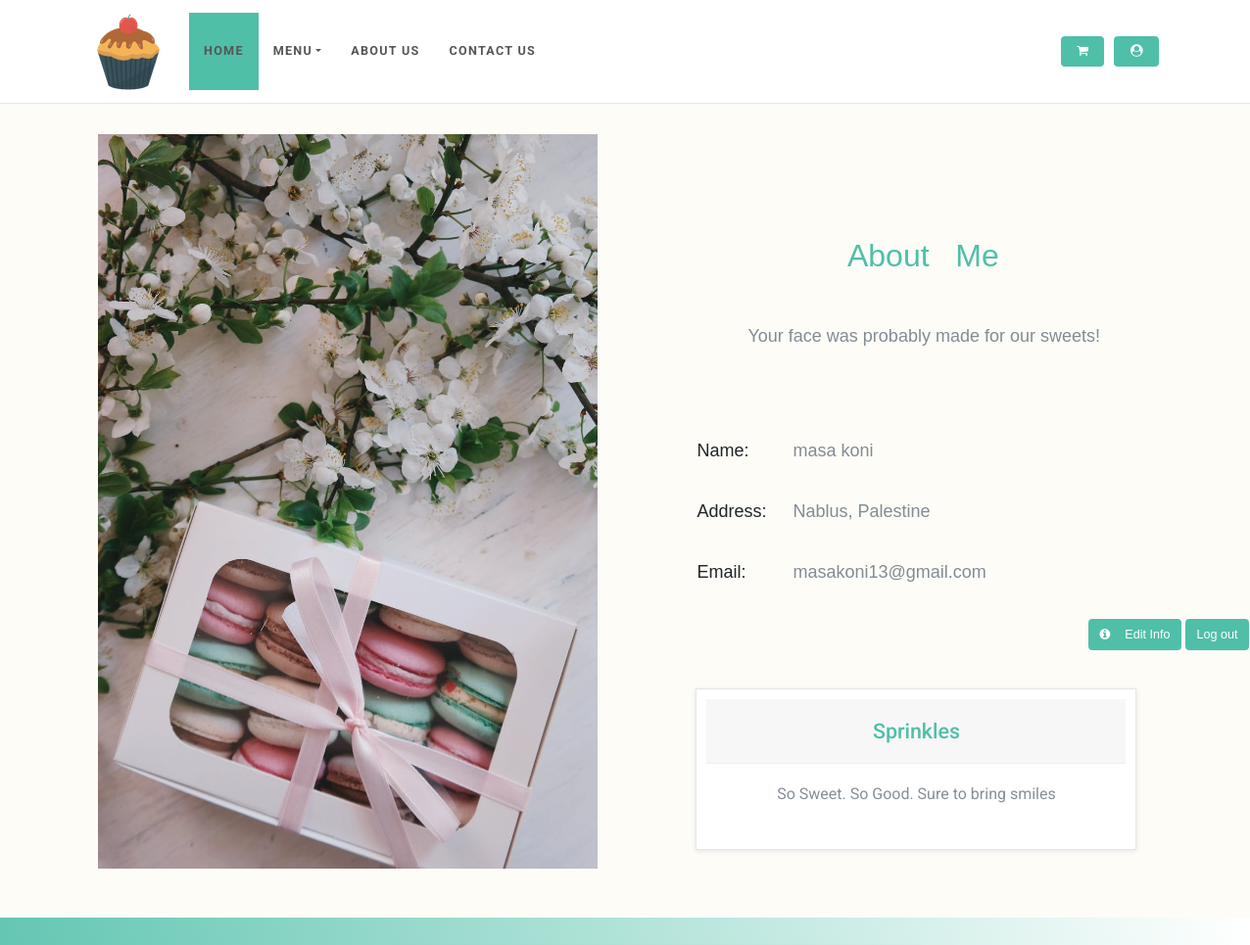
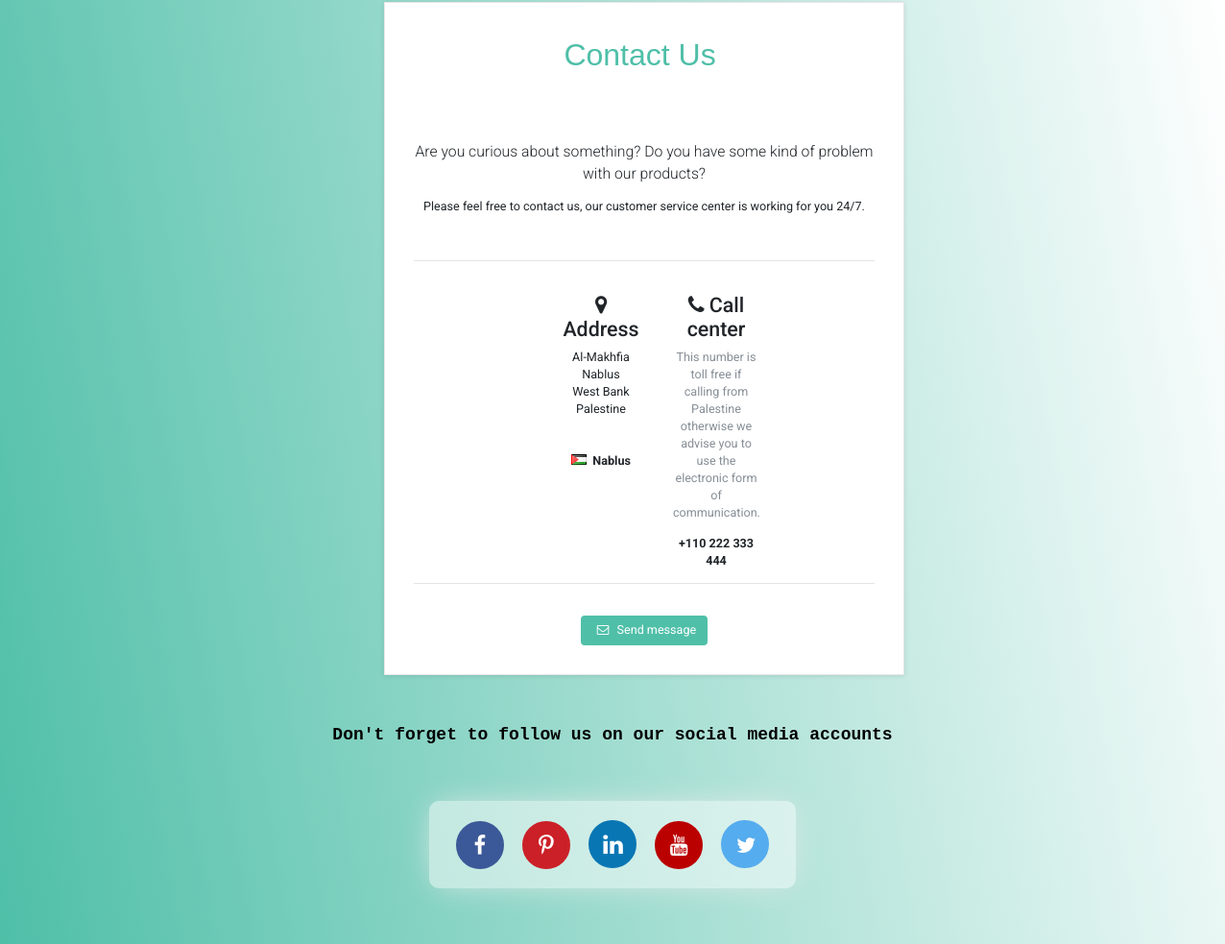
The page /Main/Acc.php (signed in) on the database its author committed (2 pictures, top to bottom).
### tables this page shows
CREATE TABLE `customer` (
  `Cid` int(10) NOT NULL,
  `Fname` varchar(20) NOT NULL,
  `Lname` varchar(20) NOT NULL,
  `password` varchar(50) NOT NULL,
  `email` varchar(30) NOT NULL,
  `address` varchar(30) NOT NULL
);

### Main/Acc.php (the view, shortened to what this page needs)
<?php
if($_SESSION['isLoggedIn'] == 0 ){
    header("Location: logIn.php");
}
else
    {
$email = $_COOKIE['email'];
$conn = mysqli_connect("localhost","root","","sprinkles");
if (mysqli_connect_error())
{
    echo "Can't connect to database" ;
    die();
}
else
{
    $strQry ="SELECT * FROM `customer` WHERE `email`= '$email'";
    $res= $conn->query($strQry);
    $row = mysqli_fetch_assoc($res);
}
if(isset($_POST['action']))
{
    $namef=$_POST['fname'];
    $namel=$_POST['lname'];
    $pass=$_POST['Pass'];
    $addr=$_POST['addr'];
    $str ="UPDATE customer SET Fname = '$namef', Lname= '$namel',password='$pass' , address= '$addr' WHERE email = '$email' ";
    $res= $conn->query($str);
}}
?>
<!DOCTYPE html>
<html lang="en">
<head>
    <link rel="stylesheet" href="https://cdnjs.cloudflare.com/ajax/libs/semantic-ui/2.4.1/semantic.min.css">
    <link rel="stylesheet" href="https://cdnjs.cloudflare.com/ajax/libs/font-awesome/4.7.0/css/font-awesome.min.css">
    <link rel="stylesheet" href="styles sheets/disc.css">
    <link rel="stylesheet"  href="index.css">
    <link rel="stylesheet" href="https://cdnjs.cloudflare.com/ajax/libs/semantic-ui/2.2.13/semantic.min.css">
    <link rel="stylesheet" href="vendor/bootstrap/css/bootstrap.min.css">
    <link rel="stylesheet" href="https://cdnjs.cloudflare.com/ajax/libs/font-awesome/4.7.0/css/font-awesome.min.css">
    <link rel="stylesheet" href="vendor/font-awesome/css/font-awesome.min.css">
    <link rel="stylesheet" type="text/css" href="index.css">
    <link rel="stylesheet" href="styles%20sheets/style.default.css" id="theme-stylesheet">
</head>
<body style="background-color: #FDFCF7;">
<header class="header mb-5">
    <nav class="navbar navbar-expand-lg">
        <div class="container">
            <a onclick="window.location.href='index.php'" class="navbar-brand home">
                <img src="images/cupcake-icon-small.png" alt="logo" class="d-none d-md-inline-block" >
            </a>
            <div id="navigation" class="collapse navbar-collapse">
                <ul class="navbar-nav mr-auto">
                    <li class="nav-item">
                        <a onclick="window.location.href='index.php'" class="nav-link active">Home</a>
                    </li>
                    <li class="nav-item dropdown menu-large">
                        <a href="#" data-toggle="dropdown" data-hover="dropdown" data-delay="200" class="dropdown-toggle nav-link">Menu<b class="caret"></b></a>
                    </li>
                    <li class="nav-item dropdown menu-large">
                        <a href="#aboutUs" data-delay="200" class="nav-link">About Us<b class="caret"></b></a>
                    </li>
                    <li class="nav-item dropdown menu-large">
                        <a href="#contact" data-delay="200" class="nav-link">Contact Us<b class="caret"></b></a>
                    </li>
                </ul>
                <div class="navbar-buttons d-flex justify-content-end">
                    <div id="basket-overview" class="navbar-collapse collapse d-none d-lg-block">
                        <a href="http://localhost/webProgramming/project/cart.php" class="btn btn-primary navbar-btn">
                            <i class="fa fa-shopping-cart"></i>
                        </a>
                    </div>
                    <div id="profile" class="navbar-collapse collapse d-none d-lg-block">
                        <a onclick="window.location.href ='Acc.php';" class="btn btn-primary navbar-btn">
                            <i class="fa fa-user-circle"></i>
                        </a>
                    </div>
                </div>
            </div>
        </div>
    </nav>
</header>
<div style="padding-bottom: 50px ;padding-top: 50px;   margin: auto;" onload="Acc.php">
    <div class="flex-container" >
        <img src="images/account.jpeg" style="height: 750px; width: 600px; margin-left: 100px; object-fit: cover">
        <div>
            <pre class="menuTit" id="aboutUs" style="margin-top: 100px;">   About   Me   </pre>
            <p class="slogans"> Your face was probably made for our sweets! </p>
            <table >
                <tr>
                    <td>
                        <pre class="names"  style="text-align: left; font-size: large">Name: </pre>
                        <br>
                    </td>
                    <td>
                        <pre class="names" style="text-align: left; color: #838c93; font-size: large"><?php echo $row['Fname'].' '.$row['Lname']?></pre>
                        <br>
                    </td>
                </tr>
                <tr>
                    <td>
                        <pre class="names" style="text-align: left; font-size: large">Address:     </pre>
                        <br>
                    </td>
                    <td>
                        <pre class="names" style="text-align: left;  color: #838c93; font-size: large"><?php echo $row['address']?></pre>
                        <br>
                    </td>
                </tr>
                <tr>
                    <td>
                        <pre class="names" style="text-align: left; font-size: large">Email: </pre>
                        <br>
                    </td>
                    <td>
                        <pre class="names" style="text-align: left;  color: #838c93; font-size: large"><?php echo $row['email']?></pre>
                        <br>
                    </td>
                </tr>
            </table>
            <table style="margin-left: 400px">
                <tr>
                    <td>
                        <button type="button" class="btn btn-primary" style="padding-left: 5px" id="add_button"
                                data-toggle="modal" data-target="#userModal">
                            <i class="fa fa-info-circle" style="padding-right: 10px"></i>Edit Info
                        </button>
                    </td>
                    <td></td>
                    <td>
                        <button type="button" class="btn btn-primary">
                            <a href="log_out.php" style="color: white">Log out</a>
                        </button>
                    </td>
                </tr>
            </table>
            <br><br>
            <div class="col-lg-3" style="padding-left: 100px;">
                <div id="order-summary" class="box" style="width: 450px;">
                    <div class="box-header">
                        <h3 class="mb-0" style="color: #4fbfa8;"> Sprinkles</h3>
                    </div>
                    <p class="text-muted" style="font-size: 16px">So Sweet. So Good. Sure to bring smiles</p>
                </div>
            </div>
        </div>
    </div>
</div>
<div class="social-media-container">
    <div class="col-lg-9" style="padding-left: 400px;">
        <div id="contact" class="box">
            <pre class="menuTit">Contact Us </pre>
            <p class="lead">Are you curious about something? Do you have some kind of problem with our products?</p>
            <p>Please feel free to contact us, our customer service center is working for you 24/7.</p>
            <br>
            <hr>
            <br>
            <div class="row" style="padding-left: 150px;">
                <div class="col-md-4">
                    <h3><i class="fa fa-map-marker"></i>Address</h3>
                    <p>Al-Makhfia<br>Nablus<br>West Bank<br>Palestine<br><br><br><strong><i class="ps flag"></i>Nablus</strong></p>
                </div>
                <div class="col-md-4">
                    <h3><i class="fa fa-phone"></i> Call center</h3>
                    <p class="text-muted">This number is toll free if calling from Palestine otherwise we advise you to use the electronic form of communication.</p>
                    <p><strong>+110 222 333 444</strong></p>
                </div>
            </div>
            <hr>
            <br>
            <div class="col-md-12 text-center">
                <button type="submit" class="btn btn-primary">
                    <a  href = "mailto: Sprinkles.info@gmail.com"?subject=Mail from Our Site style="color: #FFFFFF">
                        <i class="fa fa-envelope-o" style="color: #FFFFFF"></i> Send message
                    </a>
                </button>
            </div>
        </div>
    </div>
    <p class="follow-p">Don't forget to follow us on our social media accounts<br><br></p>
    <div class="social-buttons">
        <a href="http://www.facebook.com" target="blank" class="social-margin">
            <div class="social-icon facebook">
                <i class="fa fa-facebook" aria-hidden="true"></i>
            </div>
        </a>
        <a href="https://pinterest.com/" target="blank" class="social-margin">
            <div class="social-icon pinterest">
                <i class="fa fa-pinterest-p" aria-hidden="true"></i>
            </div>
        </a>
        <a href="http://linkedin.com/" target="blank" class="social-margin">
            <div class="social-icon linkedin">
                <i class="fa fa-linkedin" aria-hidden="true"></i>
            </div>
        </a>
        <a href="http://youtube.com/" target="blank" class="social-margin">
            <div class="social-icon youtube">
                <i class="fa fa-youtube" aria-hidden="true"></i>
            </div>
        </a>
        <a href="http://twitter.com/" target="blank" class="social-margin">
            <div class="social-icon twitter">
                <i class="fa fa-twitter" aria-hidden="true"></i>
            </div>
        </a>
    </div>
    <br><br><br>
</div>
</body>
</html>

### Main/index.css (style rules this page uses)
.menuTit { font-family: 'Trebuchet MS', 'Lucida Sans Unicode', 'Lucida Grande', 'Lucida Sans', Arial, sans-serif; font-size: xx-large; color: #333; color: #4fbfa8; text-align: center; font-variant-caps: titling-caps; height: 100px; }
.names { text-align: center; font-family: 'Trebuchet MS', 'Lucida Sans Unicode', 'Lucida Grande', 'Lucida Sans', Arial, sans-serif; font-size: medium; }
html, body { margin: 0; height: 100%; font-family: 'Montserrat', sans-serif; }
.social-media-container { padding-top: 30px; min-height: 50%; text-align: center; background: -webkit-linear-gradient(-100deg, #ffffff, #4fbfa8); background: -o-linear-gradient(-100deg, #ffffff, #4fbfa8); background: -moz-linear-gradient(-100deg, #ffffff, #4fbfa8); background: linear-gradient(-100deg, #ffffff, #4fbfa8); }
.social-buttons { display: inline-block; background: rgba(256, 256, 256, 0.5); padding: 20px; padding-bottom: 5px; border-radius: 10px; text-align: center; margin: 20px 10px; box-shadow: 0px 0px 32px -7px #ebebeb; margin-top: 15px; }
.follow-p { text-align: center; color: black; font-size: 18px; font-family: 'Courier New', Courier, monospace; font-weight: bold; margin-top: 50px; }
.social-margin { margin-right: 8px; margin-left: 8px; }
a, a:hover, a:focus, a:active { text-decoration: none; }
.social-icon { margin-bottom: 15px; box-sizing: border-box; -moz-border-radius: 138px; -webkit-border-radius: 138px; border-radius: 138px; border: 5px solid; text-align: center; width: 50px; height: 50px; display: inline-block; line-height: 1px; padding-top: 11px; transition: all 0.5s; }
.facebook { font-size: 22px; padding-top: 9px; border-color: #3b5998; background-color: #3b5998; color: #ffffff; }
.twitter { font-size: 22px; padding-top: 10px; padding-left: 2px; border-color: #55acee; background-color: #55acee; color: #ffffff; }
.linkedin { font-size: 24px; padding-top: 8px; padding-left: 1px; background-color: #0976b4; color: #ffffff; border-color: #0976b4; }
.pinterest { font-size: 22px; padding-top: 9px; background-color: #cb2027; color: #ffffff; border-color: #cb2027; }
.youtube { font-size: 22px; padding-top: 9px; padding-left: 0px; background-color: #bb0000; color: #ffffff; border-color: #bb0000; }
.navbar { border-bottom: 1px solid #e6e6e6; background-color: #fff; }
.navbar .navbar-nav>.nav-item>.nav-link { text-transform: uppercase; letter-spacing: 0.1em; font-weight: 700; padding: 30px 15px !important; color: #555; }
.navbar .navbar-nav>.nav-item>.nav-link.active, .navbar .navbar-nav>.nav-item>.nav-link:hover, .navbar .navbar-nav>.nav-item>.nav-link:focus { background: #4fbfa8; }
.navbar #basket-overview { padding: 0; }
.navbar .navbar-btn { color: #fff; margin-right: 10px; }

### Main/Acc.php (style rules this page uses)
header { position: fixed; width: 100%; top: 0; z-index: 2; }
.flex-container { display: flex; -ms-flex-order: inherit; text-align: center; height: 750px; background-color: #FDFCF7;; margin-top: 87px }
table { display: flex; -ms-flex-order: inherit; padding-left: 100px; font-family: 'Trebuchet MS', 'Lucida Sans Unicode', 'Lucida Grande', 'Lucida Sans', Arial, sans-serif; }
p.slogans { font-family: 'Trebuchet MS', 'Lucida Sans Unicode', 'Lucida Grande', 'Lucida Sans', Arial, sans-serif; font-size: large; text-align: center; color: #838c93; padding-bottom: 75px; margin-top: -20px; }

### rows shown on the page
customer: Fname "masa", Lname "koni", address "Nablus, Palestine", email "masakoni13@gmail.com"
